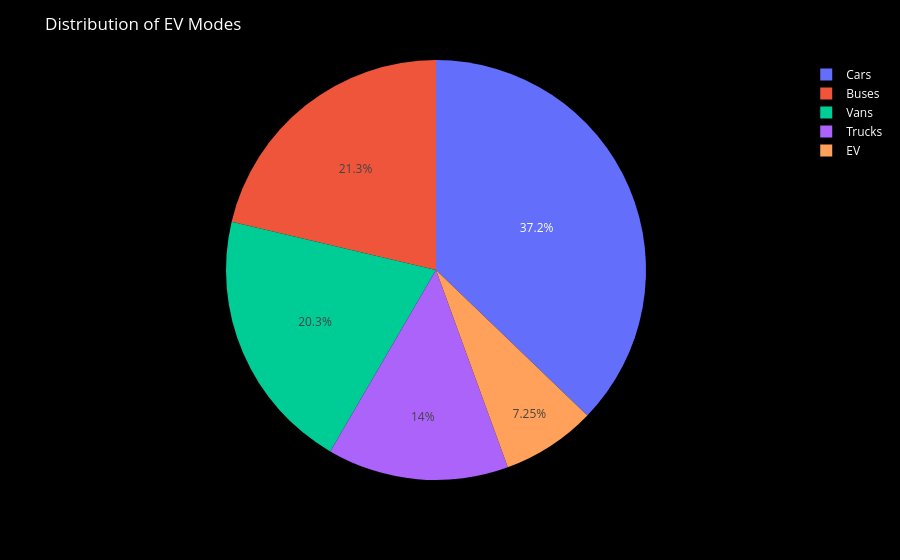

Notebook source saved alongside this figure:
### Code cell
import plotly.express as px

# Count values correctly
mode_counts = df["mode"].value_counts()

# Create pie chart
fig = px.pie(
    values=mode_counts.values,
    names=mode_counts.index,
)

# Layout settings
fig.update_layout(
    title="Distribution of EV Modes",
    plot_bgcolor="rgba(255,255,0,0.5)",  # fixed invalid RGBA
    paper_bgcolor="black",
    font=dict(color="white")
)
fig.show()

### Figure 1 — Plotly figure (JSON) as saved in the notebook; plotly's stock layout.template omitted (floating-point values rounded to 4 significant figures)
{"data": [{"domain": {"x": [0, 1], "y": [0, 1]}, "hovertemplate": "label=%{label}<br>value=%{value}<extra></extra>", "labels": ["Cars", "Buses", "Vans", "Trucks", "EV"], "legendgroup": "", "name": "", "showlegend": true, "type": "pie", "values": [4706, 2696, 2568, 1766, 918]}], "layout": {"font": {"color": "white"}, "legend": {"tracegroupgap": 0}, "margin": {"t": 60}, "paper_bgcolor": "black", "plot_bgcolor": "rgba(255,255,0,0.5)", "title": {"text": "Distribution of EV Modes"}}}
